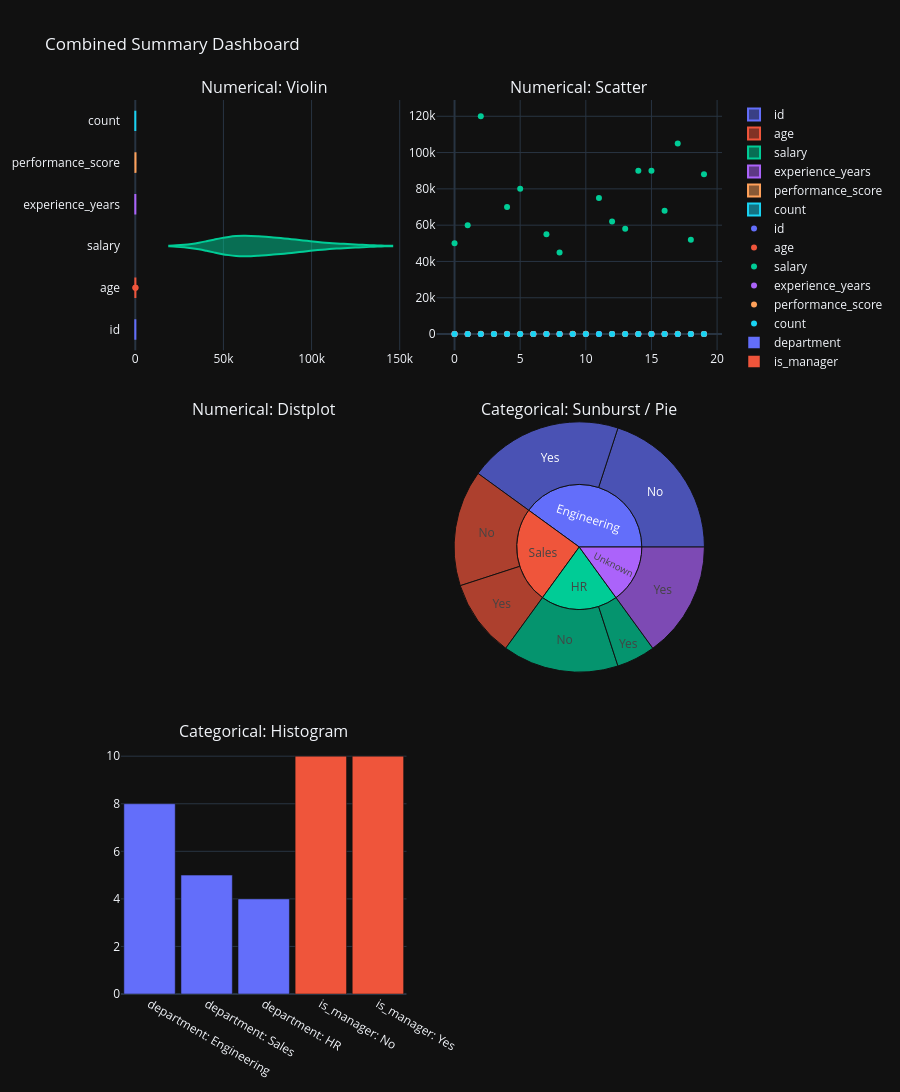

Notebook cell for this chart:
### Markdown cell above
### Test: Combined Plots Dashboard (separate_plots=False)

### Code cell
# This aggregates all columns into single plots!
# It renders a beautiful Sunburst chart for categorical hierarchies and overlays numericals.

inspector.summary_plot(
    separate_plots=False,
    subplot_cols=2,
    numeric_plots=['violin', 'scatter',  'distplot'],
    categorical_plots=['pie', 'histogram']

)

### Figure 1 — Plotly figure (JSON) as saved in the notebook; plotly's stock layout.template omitted (floating-point values rounded to 4 significant figures)
{"data": [{"marker": {"color": "#636EFA"}, "name": "id", "type": "violin", "x": [1, 2, 3, 4, 5, 6, 7, 8, 9, 10, 10, 12, 13, 14, 15, 15, 17, 18, 19, 20], "xaxis": "x", "yaxis": "y"}, {"marker": {"color": "#EF553B"}, "name": "age", "type": "violin", "x": [25, 30, 45, 22, 150, 35, 40, 28, -5, 50, 50, 33, 29, 27, 38, 38, 31, 42, 26, 36], "xaxis": "x", "yaxis": "y"}, {"marker": {"color": "#00CC96"}, "name": "salary", "type": "violin", "x": [50000, 60000, 120000, null, 70000, 80000, null, 55000, 45000, null, null, 75000, 62000, 58000, 90000, 90000, 68000, 105000, 52000, 88000], "xaxis": "x", "yaxis": "y"}, {"marker": {"color": "#AB63FA"}, "name": "experience_years", "type": "violin", "x": [2, 5, 15, 1, 8, null, 12, 4, 2, 20, 20, 7, 6, null, 10, 10, 5, 14, 2, 9], "xaxis": "x", "yaxis": "y"}, {"marker": {"color": "#FFA15A"}, "name": "performance_score", "type": "violin", "x": [75, 80, 95, 60, 85, 90, 92, 78, 70, 98, 98, null, 82, 79, 88, 88, 83, 94, 72, 89], "xaxis": "x", "yaxis": "y"}, {"marker": {"color": "#19D3F3"}, "name": "count", "type": "violin", "x": [1, 1, 1, 1, 1, 1, 1, 1, 1, 1, 1, 1, 1, 1, 1, 1, 1, 1, 1, 1], "xaxis": "x", "yaxis": "y"}, {"marker": {"color": "#636EFA"}, "mode": "markers", "name": "id", "type": "scatter", "x": [0, 1, 2, 3, 4, 5, 6, 7, 8, 9, 10, 11, 12, 13, 14, 15, 16, 17, 18, 19], "xaxis": "x2", "y": [1, 2, 3, 4, 5, 6, 7, 8, 9, 10, 10, 12, 13, 14, 15, 15, 17, 18, 19, 20], "yaxis": "y2"}, {"marker": {"color": "#EF553B"}, "mode": "markers", "name": "age", "type": "scatter", "x": [0, 1, 2, 3, 4, 5, 6, 7, 8, 9, 10, 11, 12, 13, 14, 15, 16, 17, 18, 19], "xaxis": "x2", "y": [25, 30, 45, 22, 150, 35, 40, 28, -5, 50, 50, 33, 29, 27, 38, 38, 31, 42, 26, 36], "yaxis": "y2"}, {"marker": {"color": "#00CC96"}, "mode": "markers", "name": "salary", "type": "scatter", "x": [0, 1, 2, 3, 4, 5, 6, 7, 8, 9, 10, 11, 12, 13, 14, 15, 16, 17, 18, 19], "xaxis": "x2", "y": [50000, 60000, 120000, null, 70000, 80000, null, 55000, 45000, null, null, 75000, 62000, 58000, 90000, 90000, 68000, 105000, 52000, 88000], "yaxis": "y2"}, {"marker": {"color": "#AB63FA"}, "mode": "markers", "name": "experience_years", "type": "scatter", "x": [0, 1, 2, 3, 4, 5, 6, 7, 8, 9, 10, 11, 12, 13, 14, 15, 16, 17, 18, 19], "xaxis": "x2", "y": [2, 5, 15, 1, 8, null, 12, 4, 2, 20, 20, 7, 6, null, 10, 10, 5, 14, 2, 9], "yaxis": "y2"}, {"marker": {"color": "#FFA15A"}, "mode": "markers", "name": "performance_score", "type": "scatter", "x": [0, 1, 2, 3, 4, 5, 6, 7, 8, 9, 10, 11, 12, 13, 14, 15, 16, 17, 18, 19], "xaxis": "x2", "y": [75, 80, 95, 60, 85, 90, 92, 78, 70, 98, 98, null, 82, 79, 88, 88, 83, 94, 72, 89], "yaxis": "y2"}, {"marker": {"color": "#19D3F3"}, "mode": "markers", "name": "count", "type": "scatter", "x": [0, 1, 2, 3, 4, 5, 6, 7, 8, 9, 10, 11, 12, 13, 14, 15, 16, 17, 18, 19], "xaxis": "x2", "y": [1, 1, 1, 1, 1, 1, 1, 1, 1, 1, 1, 1, 1, 1, 1, 1, 1, 1, 1, 1], "yaxis": "y2"}, {"branchvalues": "total", "domain": {"x": [0.525, 1], "y": [0.36, 0.64]}, "hovertemplate": "labels=%{label}<br>count=%{value}<br>parent=%{parent}<br>id=%{id}<extra></extra>", "ids": ["Engineering/No", "HR/No", "Sales/No", "Engineering/Yes", "HR/Yes", "Sales/Yes", "Unknown/Yes", "Engineering", "HR", "Sales", "Unknown"], "labels": ["No", "No", "No", "Yes", "Yes", "Yes", "Yes", "Engineering", "HR", "Sales", "Unknown"], "name": "", "parents": ["Engineering", "HR", "Sales", "Engineering", "HR", "Sales", "Unknown", "", "", "", ""], "type": "sunburst", "values": [4, 3, 3, 4, 1, 2, 3, 8, 4, 5, 3]}, {"marker": {"color": "#636EFA"}, "name": "department", "type": "bar", "x": ["department: Engineering", "department: Sales", "department: HR"], "xaxis": "x4", "y": [8, 5, 4], "yaxis": "y4"}, {"marker": {"color": "#EF553B"}, "name": "is_manager", "type": "bar", "x": ["is_manager: No", "is_manager: Yes"], "xaxis": "x4", "y": [10, 10], "yaxis": "y4"}], "layout": {"annotations": [{"font": {"size": 16}, "showarrow": false, "text": "Numerical: Violin", "x": 0.2375, "xanchor": "center", "xref": "paper", "y": 1, "yanchor": "bottom", "yref": "paper"}, {"font": {"size": 16}, "showarrow": false, "text": "Numerical: Scatter", "x": 0.7625, "xanchor": "center", "xref": "paper", "y": 1, "yanchor": "bottom", "yref": "paper"}, {"font": {"size": 16}, "showarrow": false, "text": "Numerical: Distplot", "x": 0.2375, "xanchor": "center", "xref": "paper", "y": 0.64, "yanchor": "bottom", "yref": "paper"}, {"font": {"size": 16}, "showarrow": false, "text": "Categorical: Sunburst / Pie", "x": 0.7625, "xanchor": "center", "xref": "paper", "y": 0.64, "yanchor": "bottom", "yref": "paper"}, {"font": {"size": 16}, "showarrow": false, "text": "Categorical: Histogram", "x": 0.2375, "xanchor": "center", "xref": "paper", "y": 0.28, "yanchor": "bottom", "yref": "paper"}], "bargap": 0.1, "barmode": "overlay", "height": 1200, "showlegend": true, "title": {"text": "Combined Summary Dashboard"}, "xaxis": {"anchor": "y", "domain": [0, 0.475]}, "xaxis2": {"anchor": "y2", "domain": [0.525, 1]}, "xaxis3": {"anchor": "y3", "domain": [0, 0.475]}, "xaxis4": {"anchor": "y4", "domain": [0, 0.475]}, "yaxis": {"anchor": "x", "domain": [0.72, 1]}, "yaxis2": {"anchor": "x2", "domain": [0.72, 1]}, "yaxis3": {"anchor": "x3", "domain": [0.36, 0.64]}, "yaxis4": {"anchor": "x4", "domain": [0, 0.28]}}}
